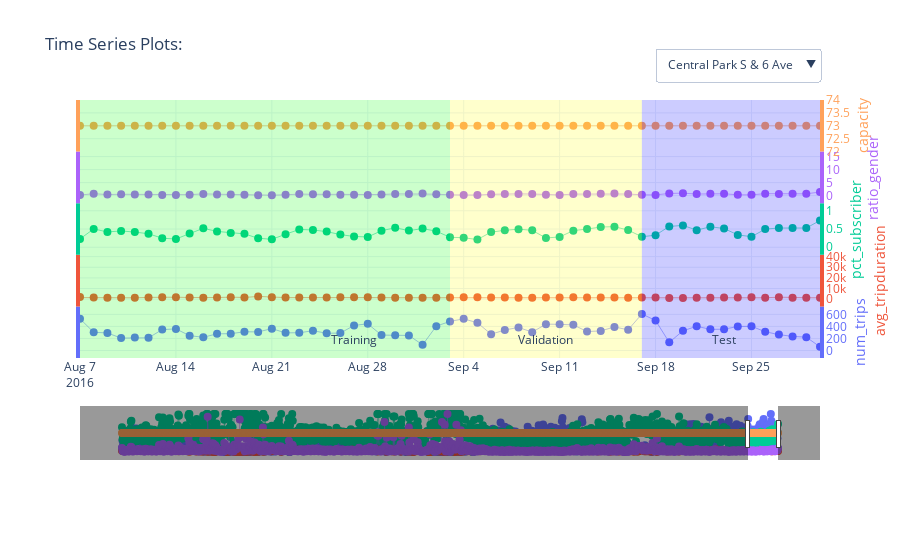

Source (notebook cell):
### Markdown cell above
### Plot Time Series - Overlay Covariates

Create an interactive chart for review individual time series (bike stations) and scrolling through the time range by using [Plotly](https://plotly.com/python/):

### Code cell
# NA values in Pandas will not convert to JSON which Plotly uses:
rawSeries = rawSeries.fillna(np.nan).replace([np.nan], [None])

# create a figure:
fig = go.Figure()

# get a list of colors to use:
colors = px.colors.qualitative.Plotly

# list of columns to plot over time : target and covariates
variables = [TARGET_COLUMN] + COVARIATE_COLUMNS

# create dropdown/button to toggle series
buttons = []
b = 0 # default button index

# iterate through series:
series = rawSeries[SERIES_COLUMN].unique().tolist()[0:viz_limit]
for s in series:
    # iterate trhough columns
    for y, v in enumerate(variables):
        fig.add_trace(
            go.Scatter(
                x = rawSeries[rawSeries[SERIES_COLUMN]==s][TIME_COLUMN],
                y = rawSeries[rawSeries[SERIES_COLUMN]==s][v],
                name = f'{v}',
                text = rawSeries[rawSeries[SERIES_COLUMN]==s][v],
                yaxis = f"y{y+1}",
                hoverinfo='name+x+text',
                line = {'width': 0.5},
                marker = {'size': 8},
                mode = 'lines+markers',
                showlegend = False,
                visible = (b==0) # make a series visible as default: this uses the first series
            )
        )
    
    # which button to show:
    ff = 0 # count of forecast related traces add to each series
    which_buttons = [False] * len(series) * (len(variables) + ff)
    which_buttons[b * (len(variables) +ff):(b+1)*(len(variables) + ff)] = [True] * (len(variables) + ff)

    # create button for series:
    button = dict(
        label = s,
        method = 'update',
        args = [{'visible': which_buttons}]
    )
    buttons.append(button)
    b += 1

# add split regions: training
fig.add_shape(
    fillcolor = 'rgba(0, 255, 0, 0.2)',
    line = {'width': 0},
    type = 'rect',
    x0 = keyDates['start_date'][0],
    x1 = keyDates['val_start'][0],
    xref = 'x',
    y0 = 0,
    y1 = 1,
    yref = 'paper'
)
fig.add_annotation(
    x = keyDates['val_start'][0] - (keyDates['test_start'][0]-keyDates['val_start'][0])/2,
    y = 0,
    ax = 0, ay = 0,
    yref = 'y1',
    xref = 'x',
    text = 'Training',
    yanchor = 'bottom'
)

# add split regions: validation
fig.add_shape(
    fillcolor = 'rgba(255, 255, 0, 0.2)',
    line = {'width': 0},
    type = 'rect',
    x0 = keyDates['val_start'][0],
    x1 = keyDates['test_start'][0],
    xref = 'x',
    y0 = 0,
    y1 = 1,
    yref = 'paper'
)
fig.add_annotation(
    x = keyDates['val_start'][0] + (keyDates['test_start'][0]-keyDates['val_start'][0])/2,
    y = 0,
    ax = 0, ay = 0,
    yref = 'y1',
    xref = 'x',
    text = 'Validation',
    yanchor = 'bottom'
)

# add split regions: test
fig.add_shape(
    fillcolor = 'rgba(0, 0, 255, 0.2)',
    line = {'width': 0},
    type = 'rect',
    x0 = keyDates['test_start'][0],
    x1 = keyDates['end_date'][0],
    xref = 'x',
    y0 = 0,
    y1 = 1,
    yref = 'paper'
)
fig.add_annotation(
    x = keyDates['test_start'][0] + (keyDates['end_date'][0]-keyDates['test_start'][0])/2,
    y = 0,
    ax = 0, ay = 0,
    yref = 'y1',
    xref = 'x',
    text = 'Test',
    yanchor = 'bottom'
)

# configure axes layout:
layout = dict(
    xaxis =  dict(
        range = [keyDates['end_date'][0] - 2*(keyDates['end_date'][0] - keyDates['val_start'][0]), keyDates['end_date'][0]],
        rangeslider = dict(
            autorange = True,
            range = [keyDates['start_date'][0], keyDates['end_date'][0]]
        ),
        type = 'date'
    )
)
for v, variable in enumerate(variables):
    layout[f'yaxis{v+1}'] = dict(
        anchor = 'x',
        domain = [v*(1/len(variables)), (v+1)*(1/len(variables))],
        autorange = True,
        mirror = True,
        autoshift = True,
        title = dict(text = variable, standoff = 10 + 20 * (v % 2), font = dict(color = colors[v])),
        tickfont = dict(color = colors[v]),
        tickmode = 'auto',
        linecolor = colors[v],
        linewidth = 4,
        showline = True,
        side = 'right',
        type = 'linear',
        zeroline = False
    )

# final update of display before rendering
fig.update_layout(
    layout,
    title = 'Time Series Plots:',
    dragmode="zoom",
    hovermode="x",
    legend=dict(traceorder="reversed"),
    height=600,
    template="plotly_white",
    margin=dict(
        t=100,
        b=100
    ),
    updatemenus = [
        dict(
            buttons = buttons,
            type = 'dropdown',
            direction = 'down',
            x = 1,
            y = 1.2,
            showactive = True
        )
    ]
)

# render the interactive plot:
fig.show()

### Figure 1 — Plotly figure (JSON) as saved in the notebook; plotly's stock layout.template omitted (floating-point values rounded to 4 significant figures; data arrays with more than 128 entries replaced by an {"elided": "..."} marker saying what was removed)
{"data": [{"hoverinfo": "name+x+text", "line": {"width": 0.5}, "marker": {"size": 8}, "mode": "lines+markers", "name": "num_trips", "showlegend": false, "text": {"elided": "1177 int values"}, "type": "scatter", "visible": true, "x": {"elided": "1177 str values"}, "y": {"elided": "1177 int values"}, "yaxis": "y"}, {"hoverinfo": "name+x+text", "line": {"width": 0.5}, "marker": {"size": 8}, "mode": "lines+markers", "name": "avg_tripduration", "showlegend": false, "text": {"elided": "1177 float values"}, "type": "scatter", "visible": true, "x": {"elided": "1177 str values"}, "y": {"elided": "1177 float values"}, "yaxis": "y2"}, {"hoverinfo": "name+x+text", "line": {"width": 0.5}, "marker": {"size": 8}, "mode": "lines+markers", "name": "pct_subscriber", "showlegend": false, "text": {"elided": "1177 float values"}, "type": "scatter", "visible": true, "x": {"elided": "1177 str values"}, "y": {"elided": "1177 float values"}, "yaxis": "y3"}, {"hoverinfo": "name+x+text", "line": {"width": 0.5}, "marker": {"size": 8}, "mode": "lines+markers", "name": "ratio_gender", "showlegend": false, "text": {"elided": "1177 float values"}, "type": "scatter", "visible": true, "x": {"elided": "1177 str values"}, "y": {"elided": "1177 float values"}, "yaxis": "y4"}, {"hoverinfo": "name+x+text", "line": {"width": 0.5}, "marker": {"size": 8}, "mode": "lines+markers", "name": "capacity", "showlegend": false, "text": {"elided": "1177 int values"}, "type": "scatter", "visible": true, "x": {"elided": "1177 str values"}, "y": {"elided": "1177 int values"}, "yaxis": "y5"}], "layout": {"annotations": [{"ax": 0, "ay": 0, "text": "Training", "x": "2016-08-27", "xref": "x", "y": 0, "yanchor": "bottom", "yref": "y"}, {"ax": 0, "ay": 0, "text": "Validation", "x": "2016-09-10", "xref": "x", "y": 0, "yanchor": "bottom", "yref": "y"}, {"ax": 0, "ay": 0, "text": "Test", "x": "2016-09-23", "xref": "x", "y": 0, "yanchor": "bottom", "yref": "y"}], "autosize": true, "dragmode": "zoom", "hovermode": "x", "legend": {"traceorder": "reversed"}, "margin": {"b": 100, "t": 100}, "shapes": [{"fillcolor": "rgba(0, 255, 0, 0.2)", "line": {"width": 0}, "type": "rect", "x0": "2013-07-01", "x1": "2016-09-03", "xref": "x", "y0": 0, "y1": 1, "yref": "paper"}, {"fillcolor": "rgba(255, 255, 0, 0.2)", "line": {"width": 0}, "type": "rect", "x0": "2016-09-03", "x1": "2016-09-17", "xref": "x", "y0": 0, "y1": 1, "yref": "paper"}, {"fillcolor": "rgba(0, 0, 255, 0.2)", "line": {"width": 0}, "type": "rect", "x0": "2016-09-17", "x1": "2016-09-30", "xref": "x", "y0": 0, "y1": 1, "yref": "paper"}], "title": {"text": "Time Series Plots:"}, "updatemenus": [{"buttons": [{"args": [{"visible": [true, true, true, true, true]}], "label": "Central Park S & 6 Ave", "method": "update"}], "direction": "down", "showactive": true, "type": "dropdown", "x": 1, "y": 1.2}], "xaxis": {"range": ["2016-08-07", "2016-09-30"], "rangeslider": {"autorange": true, "range": ["2013-04-13 16:43:53.8831", "2016-12-17 07:16:06.1169"], "yaxis": {"_template": null, "rangemode": "match"}, "yaxis2": {"_template": null, "rangemode": "match"}, "yaxis3": {"_template": null, "rangemode": "match"}, "yaxis4": {"_template": null, "rangemode": "match"}, "yaxis5": {"_template": null, "rangemode": "match"}}, "type": "date"}, "yaxis": {"anchor": "x", "autorange": true, "autoshift": true, "domain": [0, 0.2], "linecolor": "#636EFA", "linewidth": 4, "mirror": true, "range": [-111.4, 719.4], "showline": true, "side": "right", "tickfont": {"color": "#636EFA"}, "tickmode": "auto", "title": {"font": {"color": "#636EFA"}, "standoff": 10, "text": "num_trips"}, "type": "linear", "zeroline": false}, "yaxis2": {"anchor": "x", "autorange": true, "autoshift": true, "domain": [0.2, 0.4], "linecolor": "#EF553B", "linewidth": 4, "mirror": true, "range": [-6020.0, 40950.0], "showline": true, "side": "right", "tickfont": {"color": "#EF553B"}, "tickmode": "auto", "title": {"font": {"color": "#EF553B"}, "standoff": 30, "text": "avg_tripduration"}, "type": "linear", "zeroline": false}, "yaxis3": {"anchor": "x", "autorange": true, "autoshift": true, "domain": [0.4, 0.6], "linecolor": "#00CC96", "linewidth": 4, "mirror": true, "range": [-0.1855, 1.186], "showline": true, "side": "right", "tickfont": {"color": "#00CC96"}, "tickmode": "auto", "title": {"font": {"color": "#00CC96"}, "standoff": 10, "text": "pct_subscriber"}, "type": "linear", "zeroline": false}, "yaxis4": {"anchor": "x", "autorange": true, "autoshift": true, "domain": [0.6, 0.8], "linecolor": "#AB63FA", "linewidth": 4, "mirror": true, "range": [-2.598, 16.6], "showline": true, "side": "right", "tickfont": {"color": "#AB63FA"}, "tickmode": "auto", "title": {"font": {"color": "#AB63FA"}, "standoff": 30, "text": "ratio_gender"}, "type": "linear", "zeroline": false}, "yaxis5": {"anchor": "x", "autorange": true, "autoshift": true, "domain": [0.8, 1], "linecolor": "#FFA15A", "linewidth": 4, "mirror": true, "range": [72, 74], "showline": true, "side": "right", "tickfont": {"color": "#FFA15A"}, "tickmode": "auto", "title": {"font": {"color": "#FFA15A"}, "standoff": 10, "text": "capacity"}, "type": "linear", "zeroline": false}}}
